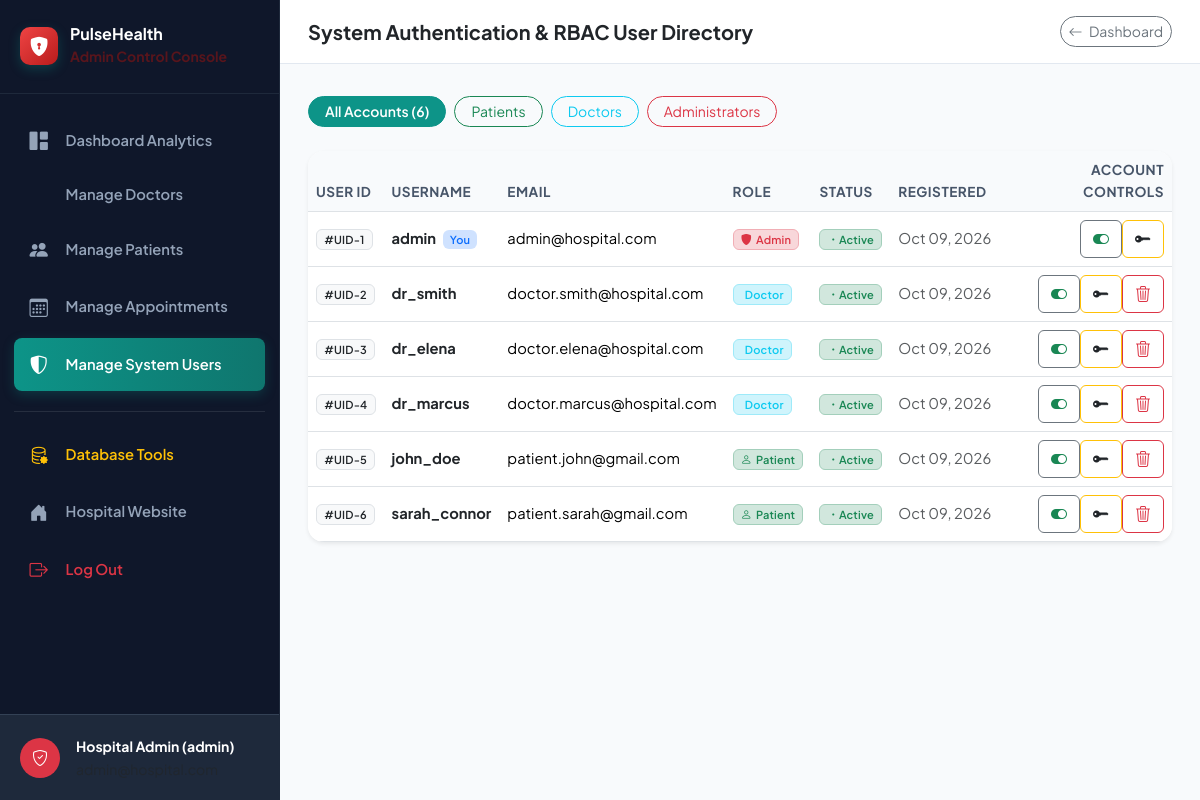
The page /admin/manage-users.php (signed in) on the database its author committed.
### tables this page shows
CREATE TABLE IF NOT EXISTS `users` (
    `id` INT AUTO_INCREMENT PRIMARY KEY,
    `username` VARCHAR(60) NOT NULL UNIQUE,
    `email` VARCHAR(100) NOT NULL UNIQUE,
    `password` VARCHAR(255) NOT NULL,
    `role` ENUM('admin', 'doctor', 'patient') NOT NULL,
    `status` ENUM('active', 'inactive') DEFAULT 'active',
    `created_at` TIMESTAMP DEFAULT CURRENT_TIMESTAMP
);

### admin/manage-users.php (the view, shortened to what this page needs)
<?php
require_once __DIR__ . '/../config/db.php';
$currentAdminId = $_SESSION['user_id'] ?? 0;
$filterRole = sanitize($_GET['role'] ?? 'all');
$users = [];
try {
    $sql = "SELECT * FROM users WHERE 1=1";
    $params = [];
    $sql .= " ORDER BY created_at DESC";
    $stmt = $pdo->prepare($sql);
    $stmt->execute($params);
    $users = $stmt->fetchAll();
} catch (Exception $e) {}
include __DIR__ . '/../includes/header.php';
?>
<div class="portal-wrapper">
    <?php include __DIR__ . '/sidebar.php'; ?>
    <div class="portal-content">
        <header class="portal-topbar">
            <div class="d-flex align-items-center gap-3">
                <h5 class="mb-0 fw-bold text-dark">System Authentication & RBAC User Directory</h5>
            </div>
            <a href="dashboard.php" class="btn btn-sm btn-outline-secondary rounded-pill">
                <i class="bi bi-arrow-left me-1"></i> Dashboard
            </a>
        </header>
        <main class="portal-main">
            <div class="d-flex flex-wrap gap-2 mb-4">
                <a href="manage-users.php?role=all" class="btn btn-sm <?= $filterRole === 'all' ? 'btn-primary' : 'btn-outline-secondary' ?> rounded-pill px-3">All Accounts (<?= count($users) ?>)</a>
                <a href="manage-users.php?role=patient" class="btn btn-sm <?= $filterRole === 'patient' ? 'btn-success' : 'btn-outline-success' ?> rounded-pill px-3">Patients</a>
                <a href="manage-users.php?role=doctor" class="btn btn-sm <?= $filterRole === 'doctor' ? 'btn-info text-white' : 'btn-outline-info' ?> rounded-pill px-3">Doctors</a>
                <a href="manage-users.php?role=admin" class="btn btn-sm <?= $filterRole === 'admin' ? 'btn-danger' : 'btn-outline-danger' ?> rounded-pill px-3">Administrators</a>
            </div>
            <div class="card border-0 shadow-sm rounded-4 overflow-hidden">
                <div class="table-responsive">
                    <table class="table table-hover align-middle mb-0">
                        <thead>
                            <tr>
                                <th>User ID</th>
                                <th>Username</th>
                                <th>Email</th>
                                <th>Role</th>
                                <th>Status</th>
                                <th>Registered</th>
                                <th class="text-end">Account Controls</th>
                            </tr>
                        </thead>
                        <tbody>
                            <?php if (!empty($users)): ?>
                                <?php foreach ($users as $u): ?>
                                    <tr>
                                        <td><span class="badge bg-light text-dark border">#UID-<?= $u['id'] ?></span></td>
                                        <td class="fw-bold text-dark">
                                            <?= htmlspecialchars($u['username']) ?>
                                            <?php if ($u['id'] == $currentAdminId): ?>
                                                <span class="badge bg-primary-subtle text-primary small ms-1">You</span>
                                            <?php endif; ?>
                                        </td>
                                        <td><?= htmlspecialchars($u['email']) ?></td>
                                        <td>
                                            <?php if ($u['role'] === 'admin'): ?>
                                                <span class="badge bg-danger-subtle text-danger border border-danger-subtle"><i class="bi bi-shield-fill me-1"></i>Admin</span>
                                            <?php elseif ($u['role'] === 'doctor'): ?>
                                                <span class="badge bg-info-subtle text-info border border-info-subtle"><i class="bi bi-stethoscope me-1"></i>Doctor</span>
                                            <?php else: ?>
                                                <span class="badge bg-success-subtle text-success border border-success-subtle"><i class="bi bi-person me-1"></i>Patient</span>
                                            <?php endif; ?>
                                        </td>
                                        <td>
                                            <?= getStatusBadge($u['status']) ?>
                                        </td>
                                        <td class="small text-muted">
                                            <?= date('M d, Y', strtotime($u['created_at'])) ?>
                                        </td>
                                        <td class="text-end">
                                            <div class="btn-group btn-group-sm">
                                                <form method="POST" action="manage-users.php" class="d-inline">
                                                    <button type="submit" class="btn btn-outline-secondary" title="<?= $u['status'] === 'active' ? 'Deactivate' : 'Activate' ?>">
                                                        <i class="bi <?= $u['status'] === 'active' ? 'bi-toggle-on text-success' : 'bi-toggle-off text-muted' ?>"></i>
                                                    </button>
                                                </form>
                                                <form method="POST" action="manage-users.php" class="d-inline" onsubmit="return confirm('Reset password to pulse123 for <?= htmlspecialchars($u['username']) ?>?');">
                                                    <button type="submit" class="btn btn-outline-warning" title="Reset Password">
                                                        <i class="bi bi-key-fill text-dark"></i>
                                                    </button>
                                                </form>
                                                <?php if ($u['id'] != $currentAdminId): ?>
                                                    <form method="POST" action="manage-users.php" class="d-inline" onsubmit="return confirm('Permanently delete <?= htmlspecialchars($u['username']) ?>?');">
                                                        <button type="submit" class="btn btn-outline-danger" title="Delete Account">
                                                            <i class="bi bi-trash3"></i>
                                                        </button>
                                                    </form>
                                                <?php endif; ?>
                                            </div>
                                        </td>
                                    </tr>
                                <?php endforeach; ?>
                            <?php else: ?>
                                <tr>
                                    <td colspan="7" class="text-center py-5 text-muted">No users found.</td>
                                </tr>
                            <?php endif; ?>
                        </tbody>
                    </table>
                </div>
            </div>
        </main>
    </div>
</div>
</body>
</html>

### config/db.php (shortened to what this page needs)
<?php
function sanitize($data) {
    return htmlspecialchars(trim($data), ENT_QUOTES, 'UTF-8');
}
function getStatusBadge($status) {
    switch (strtolower($status)) {
        case 'active':
            return '<span class="badge bg-success-subtle text-success border border-success-subtle"><i class="bi bi-dot"></i>Active</span>';
    }
}

### assets/css/style.css (style rules this page uses)
:root { --primary: #0d9488; --primary-dark: #0f766e; --primary-light: #ccfbf1; --secondary: #0284c7; --secondary-dark: #0369a1; --accent: #f59e0b; --danger: #ef4444; --success: #10b981; --bg-main: #f8fafc; --card-bg: #ffffff; --text-dark: #0f172a; --text-muted: #64748b; --border-color: #e2e8f0; --radius-sm: 8px; --radius-md: 14px; --radius-lg: 20px; --shadow-sm: 0 1px 3px rgba(15, 23, 42, 0.06); --shadow-md: 0 4px 20px -2px rgba(15, 23, 42, 0.08); --shadow-lg: 0 12px 30px -4px rgba(15, 23, 42, 0.12); --transition: all 0.25s cubic-bezier(0.16, 1, 0.3, 1); }
body { font-family: 'Plus Jakarta Sans', -apple-system, BlinkMacSystemFont, "Segoe UI", Roboto, sans-serif; background-color: var(--bg-main); color: var(--text-dark); margin: 0; padding: 0; overflow-x: hidden; line-height: 1.6; }
.portal-wrapper { display: flex; min-height: 100vh; background: var(--bg-main); }
.portal-content { flex-grow: 1; display: flex; flex-direction: column; overflow-x: hidden; }
.portal-topbar { background: #ffffff; border-bottom: 1px solid var(--border-color); padding: 1rem 1.75rem; display: flex; align-items: center; justify-content: space-between; }
.portal-main { padding: 2rem 1.75rem; flex-grow: 1; }
.btn-primary { background-color: var(--primary); border-color: var(--primary); font-weight: 600; }
.table th { font-weight: 700; color: #475569; font-size: 0.85rem; text-transform: uppercase; letter-spacing: 0.5px; background-color: #f8fafc; }
.table td { vertical-align: middle; font-size: 0.92rem; }
.badge { font-weight: 600; letter-spacing: 0.2px; }

### rows shown on the page
users: id "1", username "admin", shows "You", email "admin@hospital.com", role "admin" (drawn), status "active" (drawn), created_at "Oct 09, 2026"
users: id "2", username "dr_smith", email "doctor.smith@hospital.com", role "Doctor", status "active" (drawn), created_at "Oct 09, 2026"
users: id "3", username "dr_elena", email "doctor.elena@hospital.com", role "Doctor", status "active" (drawn), created_at "Oct 09, 2026"
users: id "4", username "dr_marcus", email "doctor.marcus@hospital.com", role "Doctor", status "active" (drawn), created_at "Oct 09, 2026"
users: id "5", username "john_doe", email "patient.john@gmail.com", role "patient" (drawn), status "active" (drawn), created_at "Oct 09, 2026"
users: id "6", username "sarah_connor", email "patient.sarah@gmail.com", role "patient" (drawn), status "active" (drawn), created_at "Oct 09, 2026"

### other values the page prints
APP_NAME "PulseHealth"
$adminName "Hospital Admin (admin)"
count($users) "6"
